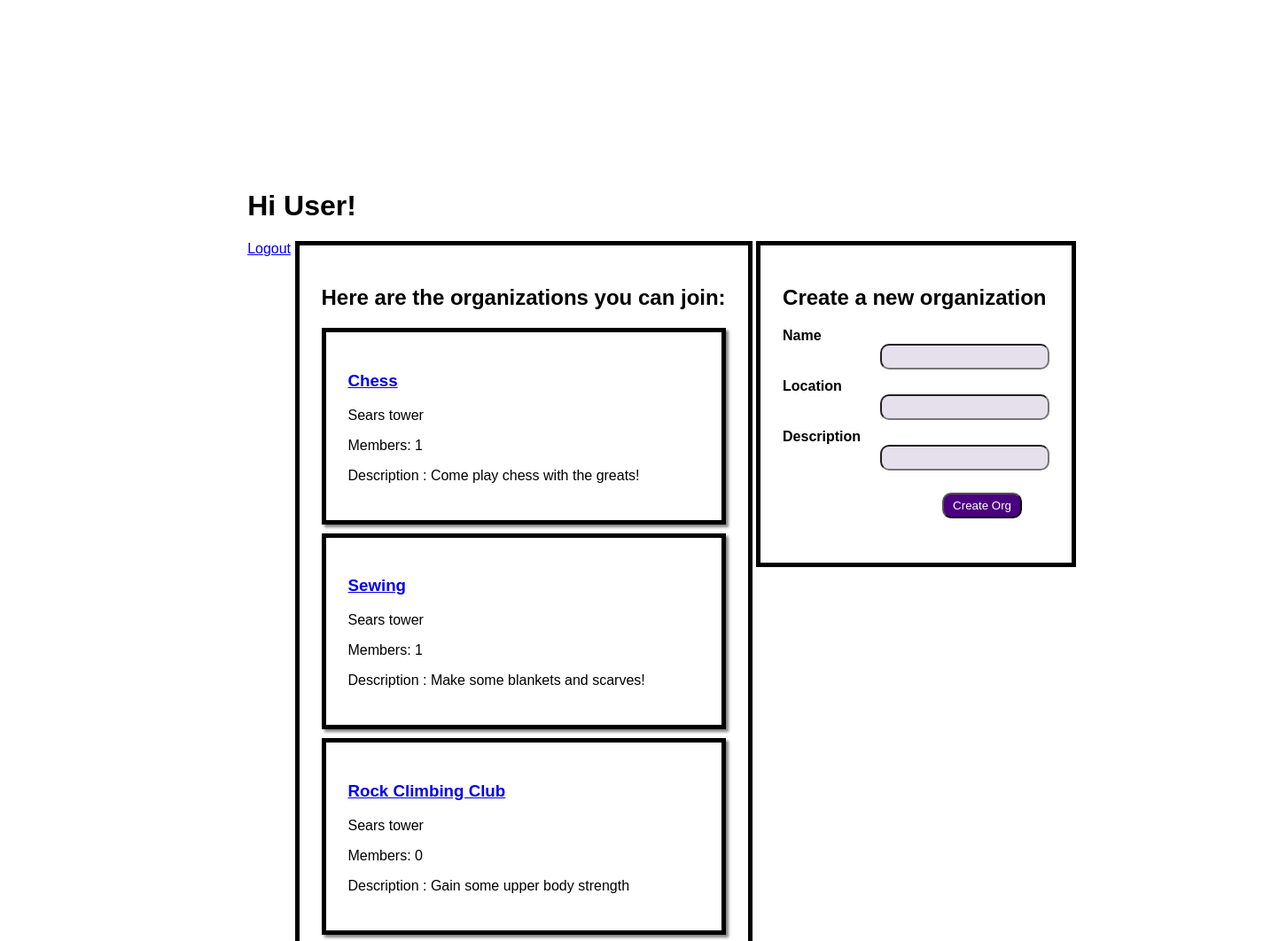
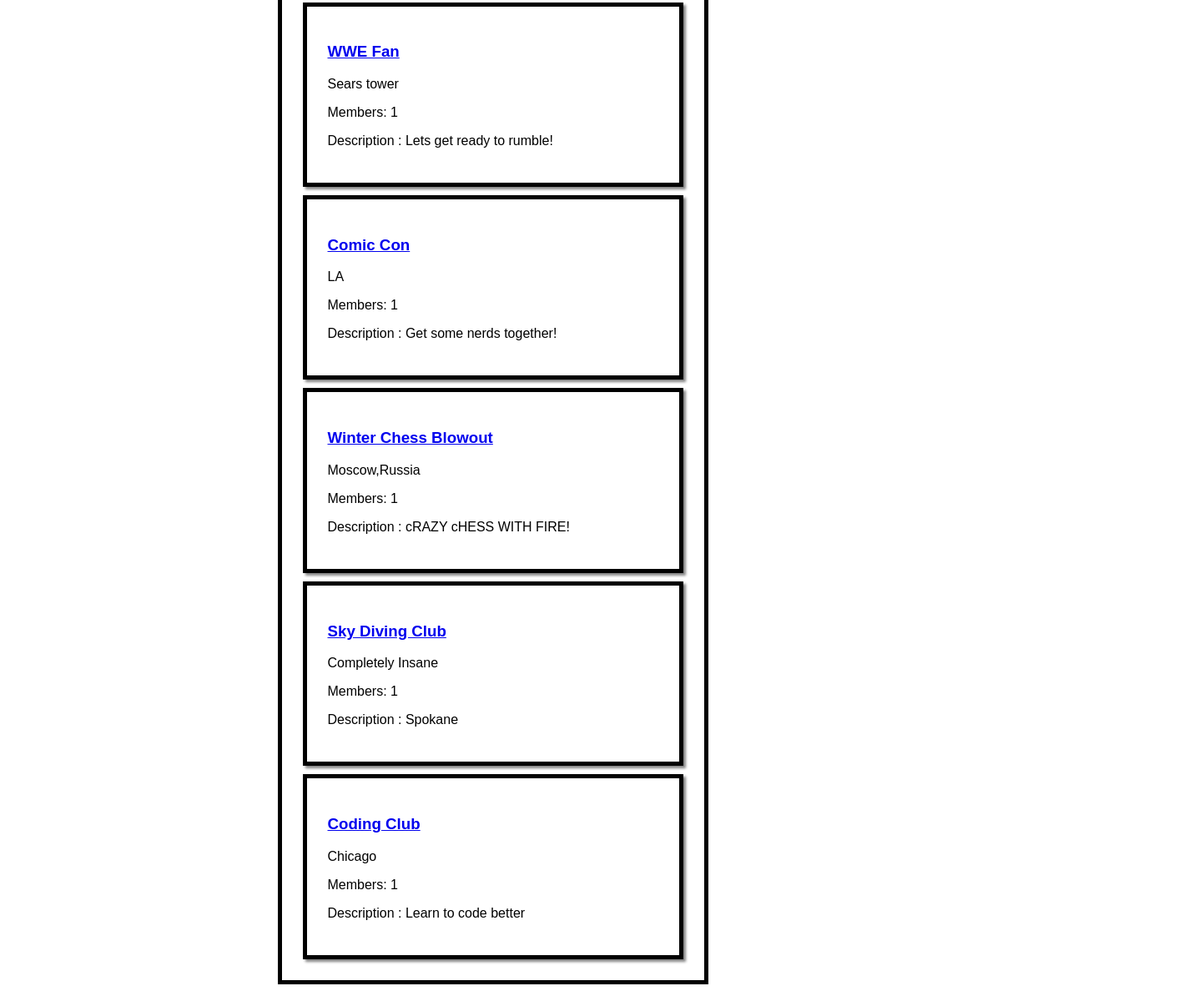
The page /groups (signed in) on the database its author committed (2 pictures, top to bottom).
### Groups_App/models.py (models this page shows)
class User(models.Model):
    first_name=models.CharField(max_length=255)
    last_name=models.CharField(max_length=255)
    email=models.EmailField()
    password=models.CharField(max_length=255)
    created_at=models.DateTimeField(auto_now_add=True)
    updated_at=models.DateTimeField(auto_now=True)
    objects=UserManager()

class Org(models.Model):
    name=models.CharField(max_length=255)
    description=models.CharField(max_length=255)
    location=models.CharField(max_length=255)
    members=models.ManyToManyField(User,related_name="orgs")
    creator=models.ForeignKey(User,related_name='created_orgs',on_delete=models.CASCADE)
    created_at=models.DateTimeField(auto_now_add=True)
    updated_at=models.DateTimeField(auto_now=True)
    objects=OrgManager()

### Groups_App/views.py (the view)
# urls.py: path('groups', views.groups),
def groups(request):
    context= {
        'all_groups':Org.objects.all()
    }
    return render(request,'groups.html',context)

### Groups_App/templates/groups.html (shortened to what this page needs)
<!DOCTYPE html>
<html lang="en">
<head>
    {%load static%}
    <link rel="stylesheet" href="{% static 'style.css' %}">
</head>
<body>
    <div id="wrapper">
        <h1>Hi {{request.session.user_name}}!</h1>
        <a href="/logout">Logout</a>
        <div id="groups" class="content">
            <h2>Here are the organizations you can join:</h2>
            {%for group in all_groups%}
            <div class="group">
                <h3><a href="/groups/{{group.id}}">{{group.name}}</a></h3>
                <p>{{group.location}}</p>
                <p>Members: {{group.members.count}}</p>
                <p>Description : {{group.description}}</p>
            </div>
            {%endfor%}
        </div>
        <div class="content">
            <h2>Create a new organization</h2>
            <form id="createOrg" action="/create_org" method="post">
                <label>Name</label>
                <input id='orgName' type="text" name="name">
                <label>Location</label>
                <input type="text" name="location">
                <label>Description</label>
                <input type="text" name="description">
                <input type="submit" class='submit' value="Create Org">
            </form>
        </div>
    </div>
</body>
</html>

### Groups_App/static/style.css (style rules this page uses)
* { width: auto; }
#wrapper { margin: 0 auto; margin-top: 15%; margin-left: 19%; width: 1200px; font-family: sans-serif; }
label { font-weight: bold; }
input { display: block; margin-bottom: 10px; padding: 5px; border-radius: 10px; background-color: rgb(229, 224, 235); margin-left: 110px; }
.submit { background-color: indigo; color: white; padding: 5px 10px; border-radius: 10px; margin: 25px 0 25px 180px; }
.content { display: inline-block; border: 5px solid black; vertical-align: top; padding: 25px; }
.group { border: 5px solid black; padding: 25px; margin-top: 10px; box-shadow: 3px 3px 3px rgb(131, 131, 131); }

### rows shown on the page
User: session.user_name "User"
Org: name "Chess", location "Sears tower", members.count "1", description "Come play chess with the greats!"
Org: name "Sewing", location "Sears tower", members.count "1", description "Make some blankets and scarves!"
Org: name "Rock Climbing Club", location "Sears tower", members.count "0", description "Gain some upper body strength"
Org: name "WWE Fan", location "Sears tower", members.count "1", description "Lets get ready to rumble!"
Org: name "Comic Con", location "LA", members.count "1", description "Get some nerds together!"
Org: name "Winter Chess Blowout", location "Moscow,Russia", members.count "1", description "cRAZY cHESS WITH FIRE!"
Org: name "Sky Diving Club", location "Completely Insane", members.count "1", description "Spokane"
Org: name "Coding Club", location "Chicago", members.count "1", description "Learn to code better"
